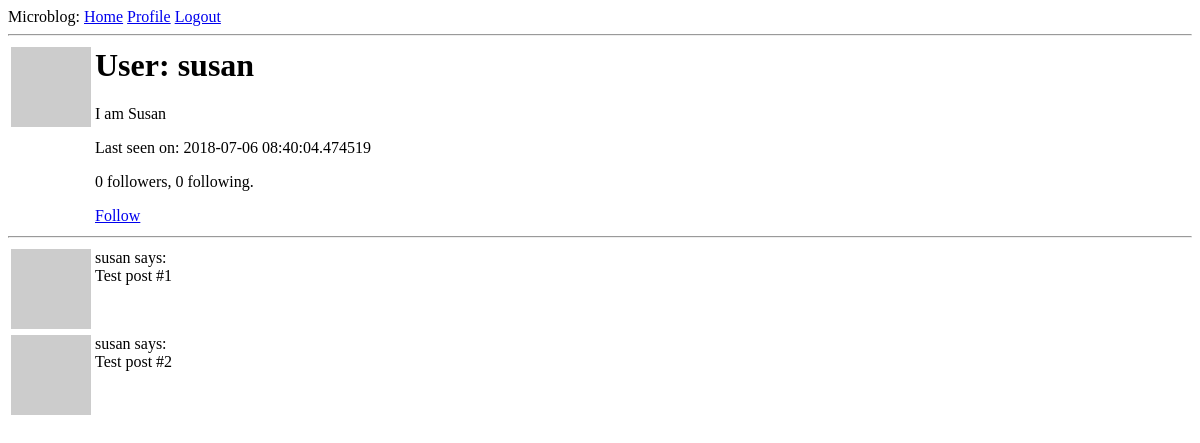
The app's page /user/susan (signed in), older data.
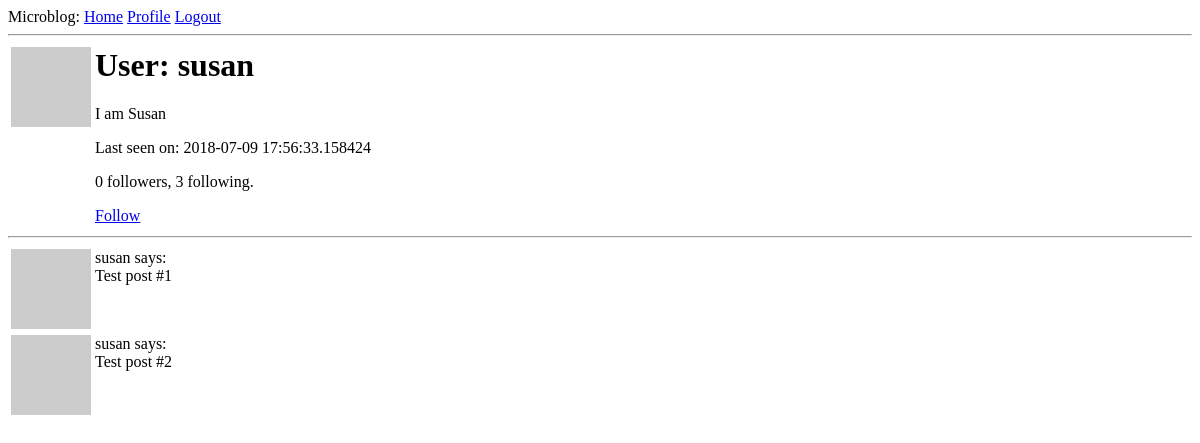
The same page, newer data.
### app/models.py (models this page shows, shortened)
class User(UserMixin,db.Model):
    id = db.Column(db.Integer, primary_key= True)
    username = db.Column(db.String(64), index=True, unique=True)
    email = db.Column(db.String(120), index=True, unique=True)
    password_hash = db.Column(db.String(128))
    about_me = db.Column(db.String(140))
    last_seen = db.Column(db.DateTime, default=datetime.utcnow)
    posts = db.relationship('Post',backref='author',lazy='dynamic')
    followed = db.relationship('User', secondary = followers,
                    primaryjoin=(followers.c.follower_id == id),
                    secondaryjoin=(followers.c.followed_id == id),
                    backref=db.backref('followers', lazy='dynamic'), lazy='dynamic')
    def avatar(self,size):
        digest=md5(self.email.lower().encode('utf-8')).hexdigest()
        return 'https://www.gravatar.com/avatar/{}?d=identicon&s={}'.format(digest, size)
    def is_following(self,user):
        return self.followed.filter(followers.c.followed_id == user.id).count() > 0

### app/routes.py (the view)
@app.route('/user/<username>')
@login_required
def user(username):
    user = User.query.filter_by(username=username).first_or_404()
    posts = [
        {'author': user, 'body': 'Test post #1'},
        {'author': user, 'body': 'Test post #2'}
    ]
    return render_template('user.html',user=user,posts=posts)

### app/models.py (called while the page is built)
@login.user_loader
def load_user(id):
    return User.query.get(int(id))

### app/routes.py (called while the page is built)
@app.before_request
def before_request():
    if current_user.is_authenticated:
        current_user.last_seen = datetime.utcnow()
        db.session.commit()

### app/templates/user.html
{% extends "base.html" %}
{% block content %}
    <table>
        <tr valign="top">
            <td><img src="{{ user.avatar(128) }}"></td>
            <td>
                <h1>User: {{ user.username }}</h1>
                {% if user.about_me %}<p>{{ user.about_me }}</p>{% endif %}
                {% if user.last_seen %}<p>Last seen on: {{ user.last_seen }}</p>{% endif %}
                <p>{{ user.followers.count() }} followers, {{ user.followed.count() }} following.</p>
                {% if user == current_user %}
                <p><a href="{{ url_for('edit_profile') }}">Edit your profile</a></p>
                {% elif not current_user.is_following(user) %}
                <p><a href="{{ url_for('follow', username=user.username) }}">Follow</a></p>
                {% else %}
                <p><a href="{{ url_for('unfollow', username=user.username) }}">Unfollow</a></p>
                {% endif %}
            </td>
        </tr>
    </table>
    <hr>
    {% for post in posts %}
        {% include '_post.html' %}
    {% endfor %}
{% endblock %}

### app/templates/_post.html
<table>
    <tr valign="top">
        <td><img src="{{ post.author.avatar(36) }}"></td>
        <td>{{ post.author.username }} says:<br>{{ post.body }}</td>
    </tr>
</table>

Row changes from the older to the newer data that the page shows:
changed User "susan": last_seen "2018-07-06 08:40:04.474519" → "2018-07-09 17:56:33.158424"
Text that changed along with them:
{{ user.followed.count() }}: "0" → "3"
